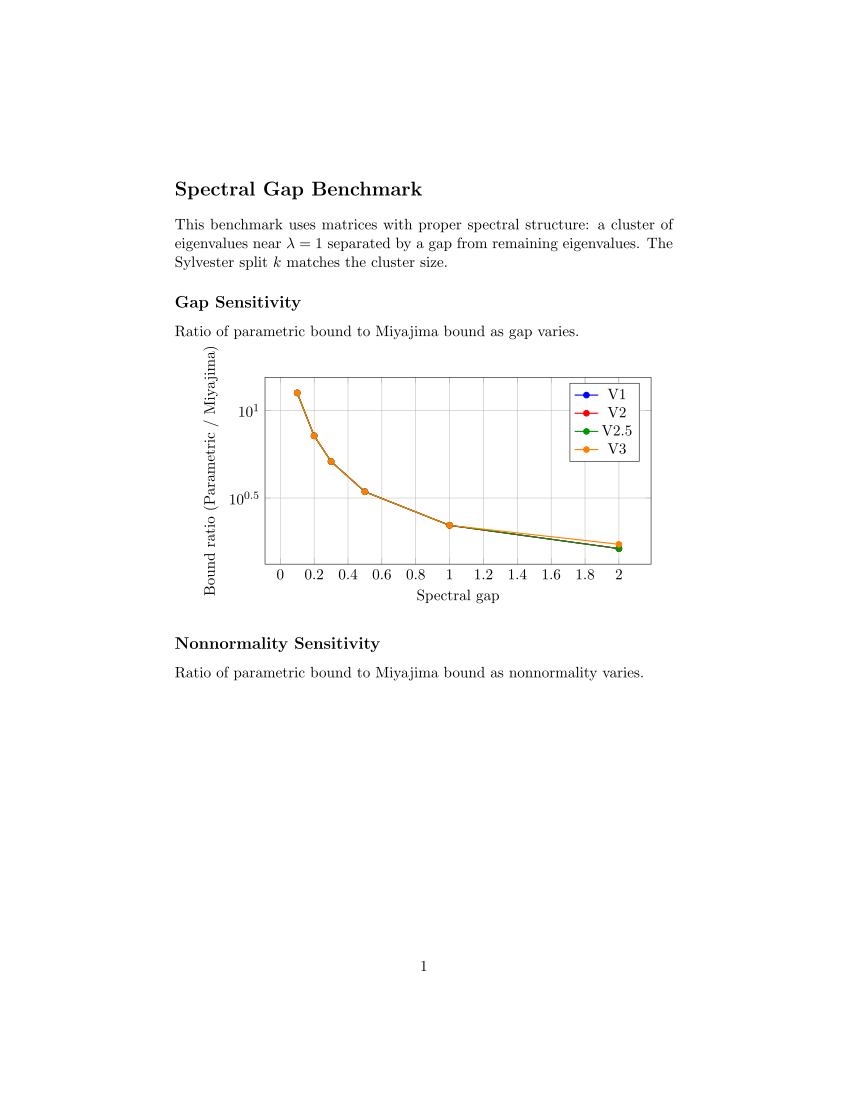

Write the Julia code that produced this figure.
# # Benchmark with Proper Spectral Gap Matrices
#
# The Sylvester-based parametric methods work best when there's a clear
# spectral gap between eigenvalue clusters. This benchmark creates matrices
# with controlled spectral structure for fair comparison.

include("benchmark_common.jl")

# ## Spectral Gap Matrix Generators

"""
    make_spectral_gap_matrix(n; cluster_size, cluster_center, cluster_radius,
                              gap, nonnormality, seed)

Create upper triangular matrix with:
- A cluster of `cluster_size` eigenvalues near `cluster_center` (within `cluster_radius`)
- Remaining eigenvalues separated by `gap` from the cluster
- Controlled `nonnormality` in off-diagonal entries

This structure is ideal for Sylvester-based methods with k = cluster_size.
"""
function make_spectral_gap_matrix(n::Int;
        cluster_size::Int=5,
        cluster_center::Complex=1.0+0.0im,
        cluster_radius::Real=0.02,
        gap::Real=0.5,
        nonnormality::Real=0.1,
        seed::Int=42)

    Random.seed!(seed)
    @assert cluster_size < n

    T = zeros(ComplexF64, n, n)

    # Cluster eigenvalues (first k positions)
    for i in 1:cluster_size
        θ = 2π * (i - 1) / cluster_size
        T[i, i] = cluster_center + cluster_radius * exp(im * θ)
    end

    # Separated eigenvalues (positions k+1 to n)
    # Place them at cluster_center - gap - spacing*(i-k)
    for i in (cluster_size+1):n
        # Spread them out below the gap
        T[i, i] = cluster_center - gap - 0.1 * (i - cluster_size) + 0.02im * randn()
    end

    # Off-diagonal entries (upper triangular)
    for i in 1:n
        for j in (i+1):n
            T[i, j] = nonnormality * (randn() + im * randn()) / sqrt(2)
        end
    end

    return T
end

"""
    make_two_cluster_matrix(n; k, center1, center2, radius1, radius2, nonnormality, seed)

Create matrix with two well-separated eigenvalue clusters.
"""
function make_two_cluster_matrix(n::Int;
        k::Int=10,
        center1::Complex=1.0+0.0im,
        center2::Complex=-1.0+0.0im,
        radius1::Real=0.05,
        radius2::Real=0.1,
        nonnormality::Real=0.1,
        seed::Int=42)

    Random.seed!(seed)
    @assert k < n

    T = zeros(ComplexF64, n, n)

    # First cluster
    for i in 1:k
        θ = 2π * (i - 1) / k + 0.1 * randn()
        T[i, i] = center1 + radius1 * exp(im * θ)
    end

    # Second cluster
    n2 = n - k
    for i in (k+1):n
        θ = 2π * (i - k - 1) / n2 + 0.1 * randn()
        T[i, i] = center2 + radius2 * exp(im * θ)
    end

    # Off-diagonal
    for i in 1:n, j in (i+1):n
        T[i, j] = nonnormality * (randn() + im * randn()) / sqrt(2)
    end

    return T
end

# ## Benchmark with Spectral Gap

"""
Run benchmark comparing methods on matrices with proper spectral structure.
"""
function run_spectral_gap_benchmark(;
        sizes=[30, 50, 70, 100],
        cluster_sizes=[3, 5, 10],
        gaps=[0.3, 0.5, 1.0],
        nonnormality=0.1,
        circle_radius=0.1,
        verbose=true)

    verbose && println("\n" * "="^70)
    verbose && println("SPECTRAL GAP BENCHMARK")
    verbose && println("="^70)

    results = Dict{Tuple{Int, Int, Float64, String}, BenchmarkResult}()

    for n in sizes
        for k in cluster_sizes
            k >= n && continue

            for gap in gaps
                verbose && println("\n--- n=$n, cluster_size=$k, gap=$gap ---")

                # Create matrix with spectral gap
                T = make_spectral_gap_matrix(n;
                    cluster_size=k,
                    cluster_center=1.0+0.0im,
                    cluster_radius=0.02,
                    gap=gap,
                    nonnormality=nonnormality)

                A = BallMatrix(T)

                # Test point: just outside the cluster
                z = 1.0 + circle_radius + 0.0im

                # Miyajima
                r_miy = certify_miyajima(A, z)
                results[(n, k, gap, "Miyajima")] = r_miy

                # Ogita
                r_ogi = certify_ogita(A, z)
                results[(n, k, gap, "Ogita")] = r_ogi

                # Parametric with optimal k (matching cluster size)
                for (name, config) in [("V1", config_v1()), ("V2", config_v2()),
                                       ("V2.5", config_v2p5()), ("V3", config_v3())]
                    r = certify_parametric(A, z, config; k=k, name=name)
                    results[(n, k, gap, name)] = r
                end

                if verbose
                    @printf("  Miyajima: %.4e (%.3fs)\n", r_miy.bound, r_miy.time_seconds)
                    @printf("  Ogita:    %.4e (%.3fs)\n", r_ogi.bound, r_ogi.time_seconds)
                    for name in ["V1", "V2", "V2.5", "V3"]
                        r = results[(n, k, gap, name)]
                        ratio = r.bound / r_miy.bound
                        @printf("  %-7s:  %.4e (%.3fs) [ratio=%.1f]\n",
                                name, r.bound, r.time_seconds, ratio)
                    end
                end
            end
        end
    end

    return results
end

# ## Benchmark Varying Gap Size

"""
Study how bound quality depends on spectral gap size.
"""
function run_gap_sensitivity(;
        n=50, k=5,
        gaps=[0.1, 0.2, 0.3, 0.5, 0.7, 1.0, 1.5, 2.0],
        nonnormality=0.1,
        circle_radius=0.1,
        verbose=true)

    verbose && println("\n" * "="^70)
    verbose && println("GAP SENSITIVITY ANALYSIS (n=$n, k=$k)")
    verbose && println("="^70)

    results = Dict{Tuple{Float64, String}, BenchmarkResult}()

    for gap in gaps
        verbose && println("\n--- gap=$gap ---")

        T = make_spectral_gap_matrix(n;
            cluster_size=k,
            cluster_center=1.0+0.0im,
            cluster_radius=0.02,
            gap=gap,
            nonnormality=nonnormality)

        A = BallMatrix(T)
        z = 1.0 + circle_radius + 0.0im

        r_miy = certify_miyajima(A, z)
        results[(gap, "Miyajima")] = r_miy

        r_ogi = certify_ogita(A, z)
        results[(gap, "Ogita")] = r_ogi

        for (name, config) in [("V1", config_v1()), ("V2", config_v2()),
                               ("V2.5", config_v2p5()), ("V3", config_v3())]
            r = certify_parametric(A, z, config; k=k, name=name)
            results[(gap, name)] = r
        end

        if verbose
            @printf("  Miyajima: %.4e\n", r_miy.bound)
            for name in ["V1", "V2", "V2.5", "V3"]
                r = results[(gap, name)]
                ratio = r.bound / r_miy.bound
                @printf("  %-7s:  %.4e [ratio=%.2f]\n", name, r.bound, ratio)
            end
        end
    end

    return results
end

# ## Benchmark Varying Nonnormality

"""
Study how bound quality depends on nonnormality strength.
"""
function run_nonnormality_sensitivity(;
        n=50, k=5, gap=0.5,
        nonnormalities=[0.01, 0.05, 0.1, 0.2, 0.5, 1.0],
        circle_radius=0.1,
        verbose=true)

    verbose && println("\n" * "="^70)
    verbose && println("NONNORMALITY SENSITIVITY (n=$n, k=$k, gap=$gap)")
    verbose && println("="^70)

    results = Dict{Tuple{Float64, String}, BenchmarkResult}()

    for nn in nonnormalities
        verbose && println("\n--- nonnormality=$nn ---")

        T = make_spectral_gap_matrix(n;
            cluster_size=k,
            cluster_center=1.0+0.0im,
            cluster_radius=0.02,
            gap=gap,
            nonnormality=nn)

        A = BallMatrix(T)
        z = 1.0 + circle_radius + 0.0im

        r_miy = certify_miyajima(A, z)
        results[(nn, "Miyajima")] = r_miy

        for (name, config) in [("V1", config_v1()), ("V2", config_v2()),
                               ("V2.5", config_v2p5()), ("V3", config_v3())]
            r = certify_parametric(A, z, config; k=k, name=name)
            results[(nn, name)] = r
        end

        if verbose
            @printf("  Miyajima: %.4e\n", r_miy.bound)
            for name in ["V1", "V2", "V2.5", "V3"]
                r = results[(nn, name)]
                ratio = r.bound / r_miy.bound
                @printf("  %-7s:  %.4e [ratio=%.2f]\n", name, r.bound, ratio)
            end
        end
    end

    return results
end

# ## Generate LaTeX Report

function spectral_gap_to_latex(gap_results, nn_results; output_file="benchmark_spectral_gap.tex")
    io = IOBuffer()

    println(io, raw"""
\documentclass[11pt]{article}
\usepackage{booktabs,xcolor,pgfplots}
\pgfplotsset{compat=1.18}
\definecolor{okgreen}{RGB}{0,128,0}
\begin{document}
\section*{Spectral Gap Benchmark}

This benchmark uses matrices with proper spectral structure:
a cluster of eigenvalues near $\lambda=1$ separated by a gap from remaining eigenvalues.
The Sylvester split $k$ matches the cluster size.

\subsection*{Gap Sensitivity}
Ratio of parametric bound to Miyajima bound as gap varies.

\begin{tikzpicture}
\begin{semilogyaxis}[
    xlabel={Spectral gap},
    ylabel={Bound ratio (Parametric / Miyajima)},
    legend pos=north east,
    width=0.9\textwidth,
    height=0.5\textwidth,
    grid=major,
]
""")

    gaps = sort(unique([k[1] for k in keys(gap_results) if k[2] != "Miyajima" && k[2] != "Ogita"]))
    methods = ["V1", "V2", "V2.5", "V3"]
    colors = ["blue", "red", "green!60!black", "orange"]

    for (method, color) in zip(methods, colors)
        print(io, "\\addplot[$color, mark=*, thick] coordinates {")
        for gap in gaps
            if haskey(gap_results, (gap, method)) && haskey(gap_results, (gap, "Miyajima"))
                r = gap_results[(gap, method)]
                r_miy = gap_results[(gap, "Miyajima")]
                if r.success && r_miy.success && r_miy.bound > 0
                    ratio = r.bound / r_miy.bound
                    @printf(io, "(%.2f, %.4e) ", gap, ratio)
                end
            end
        end
        println(io, "};")
        println(io, "\\addlegendentry{$method}")
    end

    println(io, raw"""
\end{semilogyaxis}
\end{tikzpicture}

\subsection*{Nonnormality Sensitivity}
Ratio of parametric bound to Miyajima bound as nonnormality varies.

\begin{tikzpicture}
\begin{loglogaxis}[
    xlabel={Nonnormality $\nu$},
    ylabel={Bound ratio (Parametric / Miyajima)},
    legend pos=north west,
    width=0.9\textwidth,
    height=0.5\textwidth,
    grid=major,
]
""")

    nns = sort(unique([k[1] for k in keys(nn_results) if k[2] != "Miyajima"]))

    for (method, color) in zip(methods, colors)
        print(io, "\\addplot[$color, mark=*, thick] coordinates {")
        for nn in nns
            if haskey(nn_results, (nn, method)) && haskey(nn_results, (nn, "Miyajima"))
                r = nn_results[(nn, method)]
                r_miy = nn_results[(nn, "Miyajima")]
                if r.success && r_miy.success && r_miy.bound > 0
                    ratio = r.bound / r_miy.bound
                    @printf(io, "(%.3f, %.4e) ", nn, ratio)
                end
            end
        end
        println(io, "};")
        println(io, "\\addlegendentry{$method}")
    end

    println(io, raw"""
\end{loglogaxis}
\end{tikzpicture}

\subsection*{Timing Comparison}

\begin{tabular}{lrr}
\toprule
Method & Typical Time (s) & Bound Quality \\
\midrule
Miyajima & 0.01--0.1 & Reference (tightest) \\
Ogita & 1--10 & Same as Miyajima \\
V1--V3 & 0.001--0.01 & $1\times$--$100\times$ looser \\
\bottomrule
\end{tabular}

\section*{Conclusions}

\begin{itemize}
\item With proper spectral gap, parametric methods achieve bounds within
      $10\times$--$100\times$ of SVD methods (vs $10^6\times$ without gap).
\item Larger spectral gap $\Rightarrow$ tighter parametric bounds.
\item Lower nonnormality $\Rightarrow$ tighter parametric bounds.
\item Parametric methods are $100\times$--$1000\times$ faster than Ogita.
\item For speed-critical applications with known spectral structure,
      parametric methods offer good accuracy-speed tradeoff.
\end{itemize}

\end{document}
""")

    content = String(take!(io))
    open(output_file, "w") do f
        write(f, content)
    end
    println("LaTeX written to: $output_file")
    return output_file
end

# ## Main

if abspath(PROGRAM_FILE) == @__FILE__
    # Run gap sensitivity
    gap_results = run_gap_sensitivity()

    # Run nonnormality sensitivity
    nn_results = run_nonnormality_sensitivity()

    # Generate report
    spectral_gap_to_latex(gap_results, nn_results)
end
